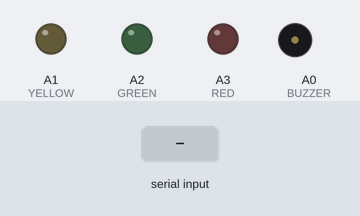
This sketch was run on a simulated Arduino Uno, built with avr-gcc and run on an emulated ATmega328P. Shown: output pins drawn as LEDs (lit = HIGH), buzzer (waves = sounding). The test bench sets the inputs (shaded band).

Above: at 1.2 s.
1.3 s: "1" received over Serial
At 2.5 s:
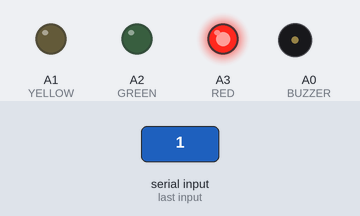
2.8 s: "3" received over Serial
At 3.7 s:
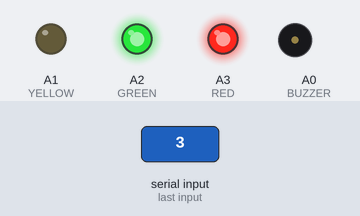
4.3 s: "2" received over Serial
At 4.8 s:
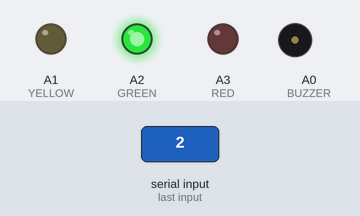
5.8 s: "5" received over Serial
At 7.0 s:
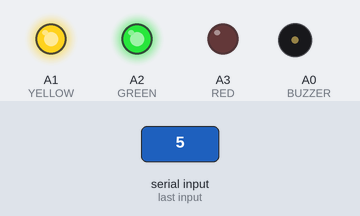
7.3 s: "4" received over Serial
At 8.3 s:
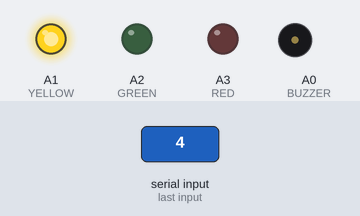
8.8 s: "7" received over Serial
At 9.4 s:
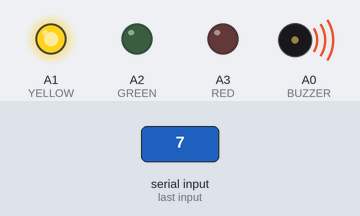
Timing chart, 0 to 11.3 s (numbered marks = the images above; inputs shaded):
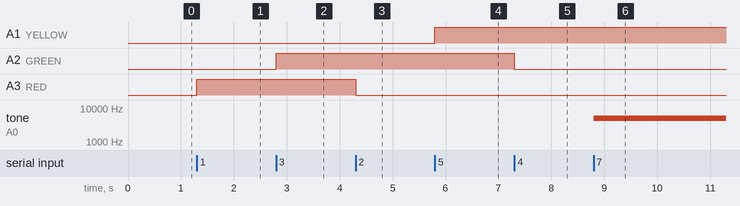

The sketch:

arduino.ino
```cpp
#define RED A3
#define GREEN A2
#define YELLOW A1
#define BUZZER A0

void setup() {
  Serial.begin(9600);
  pinMode(RED, OUTPUT);
  pinMode(GREEN, OUTPUT);
  pinMode(YELLOW, OUTPUT);
  pinMode(BUZZER, OUTPUT);
}

void loop() {
  if(Serial.available() > 0) {
    char data = Serial.read();
    if(!data) Serial.end();
    if(data == '1') digitalWrite(RED, HIGH);
    if(data == '2') digitalWrite(RED, LOW);
    if(data == '3') digitalWrite(GREEN, HIGH);
    if(data == '4') digitalWrite(GREEN, LOW);
    if(data == '5') digitalWrite(YELLOW, HIGH);
    if(data == '6') digitalWrite(YELLOW, LOW);
    if(data == '7') tone(BUZZER, 5000);
    if(data == '8') noTone(BUZZER);
  }

}
```

Measured:
- after the input at 1.3 s, A3 (RED): LOW → HIGH at once
- after the input at 2.8 s, A2 (GREEN): LOW → HIGH at once
- after the input at 4.3 s, A3 (RED): HIGH → LOW at once
- after the input at 5.8 s, A1 (YELLOW): LOW → HIGH at once
- after the input at 7.3 s, A2 (GREEN): HIGH → LOW at once
- after the input at 8.8 s, tone on A0 (BUZZER): silent → 5000 Hz at once
